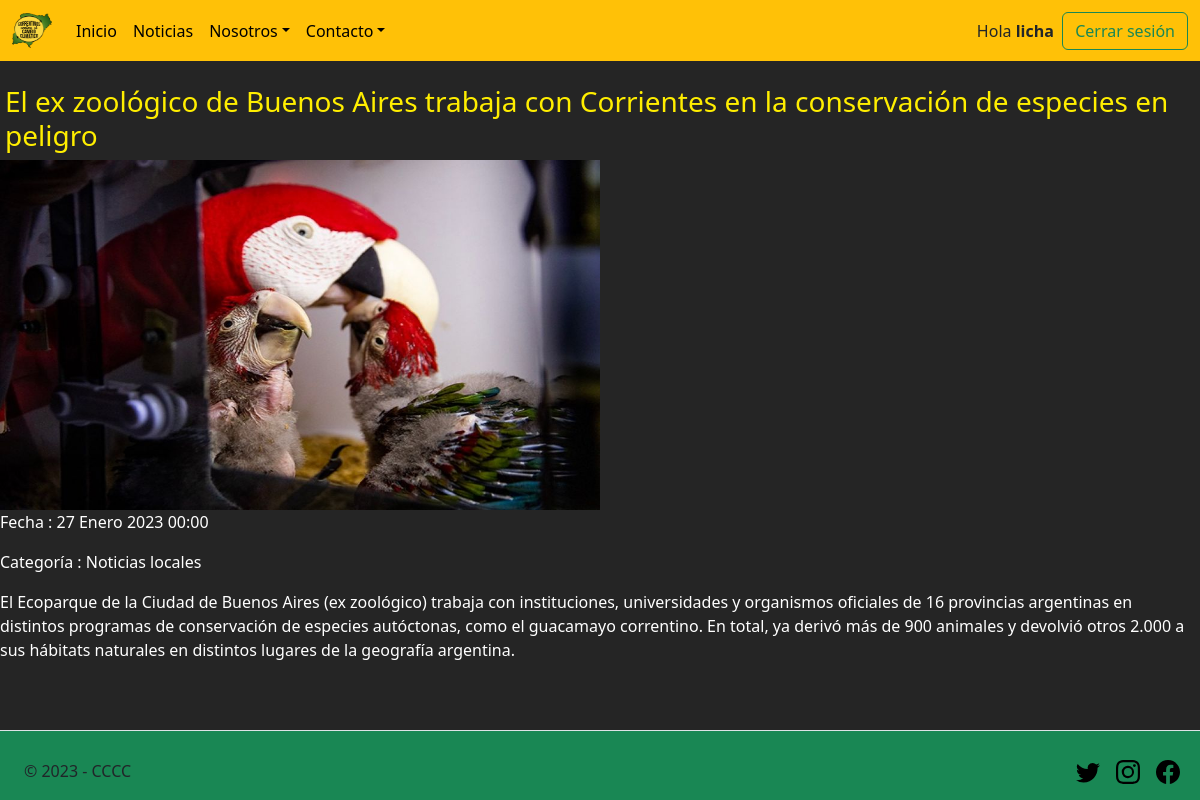
/Noticias/Detalle/3 (signed in), run on the app's committed database.
### apps/usuarios/models.py (models this page shows)
class Usuario(AbstractUser):
    pass

### apps/noticias/models.py (models this page shows, shortened)
class Noticia(models.Model):
    titulo = models.CharField(max_length = 150)
    cuerpo = models.TextField()
    imagen = models.ImageField(upload_to = 'noticias')
    fecha = models.DateField(auto_now=True)
    categoria_noticia = models.ForeignKey(Categoria, on_delete = models.CASCADE)

class Categoria(models.Model):
    nombre = models.CharField(max_length = 60)
    def __str__(self):
        return self.nombre

### apps/noticias/views.py (the view)
# urls.py: path('Detalle/<int:pk>', views.Detalle_Noticias, name='detalle'),
def Detalle_Noticias(request, pk):
    contexto = {}
    n = Noticia.objects.get(pk=pk) # Retorna un solo objeto
    contexto['noticia'] = n
    return render(request, 'noticias/detalle.html', contexto)

### templates/noticias/detalle.html (shortened to what this page needs)
{% extends 'base.html' %}
{% load static %}
{% block contenido %}
    <br>
    <h3>{{noticia.titulo}}</h3>
    <img src="{{noticia.imagen.url}}" width="600" height="350">
    <p>Fecha : {{noticia.fecha}}</p>
    <p>Categoría : {{noticia.categoria_noticia}}</p>
    <p>{{noticia.cuerpo}}</p>
{% endblock contenido %}

### templates/base.html (shortened to what this page needs)
{% load static %}
<!DOCTYPE html>
<html lang="es">
    <head>
        <link href="https://cdn.jsdelivr.net/npm/bootstrap@5.3.0-alpha1/dist/css/bootstrap.min.css" rel="stylesheet">
        <link rel="stylesheet" type="text/css" href="{% static 'css/style.css' %}">
    </head>
    <body>
        <header class="sticky-top">
            <nav class="navbar navbar-expand-md navbar-light bg-warning">
                <div class="container-fluid">
                    <a class="navbar-brand" href="{% url 'home' %}">
                        <img src="{% static 'img/logo2.png' %}" alt="" width="40" height="35">
                    </a>
                    <div class="collapse navbar-collapse" id="navbarSupportedContent">
                        <ul class="navbar-nav me-auto mb-2 mb-lg-0">
                            <li class="nav-item">
                                <a class="nav-link active" aria-current="page" href="{% url 'home' %}">Inicio</a>
                            </li>
                            <li class="nav-item">
                                <a class="nav-link active" aria-current="page" href="{% url 'noticias:noticias' %}">Noticias</a>
                            </li>
                            <li class="nav-item dropdown">
                                <a class="nav-link active dropdown-toggle" role="button" data-bs-toggle="dropdown" aria-expanded="false">Nosotros</a>
                            </li>
                            <li class="nav-item dropdown">
                                <a class="nav-link active dropdown-toggle" href="#" role="button" data-bs-toggle="dropdown" aria-expanded="false">Contacto</a>
                            </li>
                        </ul>
                        {% if user.is_authenticated %}
                        Hola <strong>&nbsp;{{ user.username }} &nbsp;</strong>
                        <button class="btn btn-outline-success" type="link">
                            <a class="nav-link" href="{% url 'logout' %}">Cerrar sesión</a>
                        </button>
                        {% endif %}
                    </div>
                </div>
            </nav>
        </header>
        {% block contenido %}
        {% endblock contenido %}
        <br><br>
            <footer class="d-flex flex-wrap justify-content-between align-items-center py-1 my-auto mt-1 border-top bg-success container-fluid">
                <div class="col-md-4 mx-1 pt-3 d-flex align-items-center">
                    <span class="mb-3 mt-2 mb-md-0s text-dark">&copy; 2023 - CCCC</span>
                </div>
                <ul class="nav col-md-4 justify-content-end list-unstyled d-flex">
                    <li class="mt-2 mx-2"><a class="text-muted" href="https://twitter.com/correntinosclim/" target="_blank"><svg class="bi" width="24" height="24"><use xlink:href="#twitter"/></svg></a></li>
                    <li class="mt-2 mx-2"><a class="text-muted" href="https://www.instagram.com/correntinosclim/" target="_blank"><svg class="bi" width="24" height="24"><use xlink:href="#instagram"/></svg></a></li>
                    <li class="mt-2 mx-2"><a class="text-muted" href="https://www.facebook.com/correntinoscontraelcambioclimatico/" target="_blank"><svg class="bi" width="24" height="24"><use xlink:href="#facebook"/></svg></a></li>
                </ul>
            </footer>
    </body>
</html>

### static/css/style.css (style rules this page uses)
body { background-color: rgb(37, 37, 37); }
h2, h3 { color: rgb(255, 238, 0); margin-left: 5px; }
main, p { color: white; }

### data on the page
Usuario: username "licha"
Noticia: titulo "El ex zoológico de Buenos Aires trabaja con Corrientes en la conservación de especies en peligro", imagen (picture), fecha "27 Enero 2023 00:00", categoria_noticia "Noticias locales", cuerpo "El Ecoparque de la Ciudad de Buenos Aires (ex zoológico) trabaja con instituciones, universidades y organismos oficiales de 16 provincias argentinas en distintos programas de conservación de especies autóctonas, como el guacamayo correntino. En total, ya derivó más de 900 animales y devolvió otros 2.000 a sus hábitats naturales en distintos lugares de la geografía argentina."
